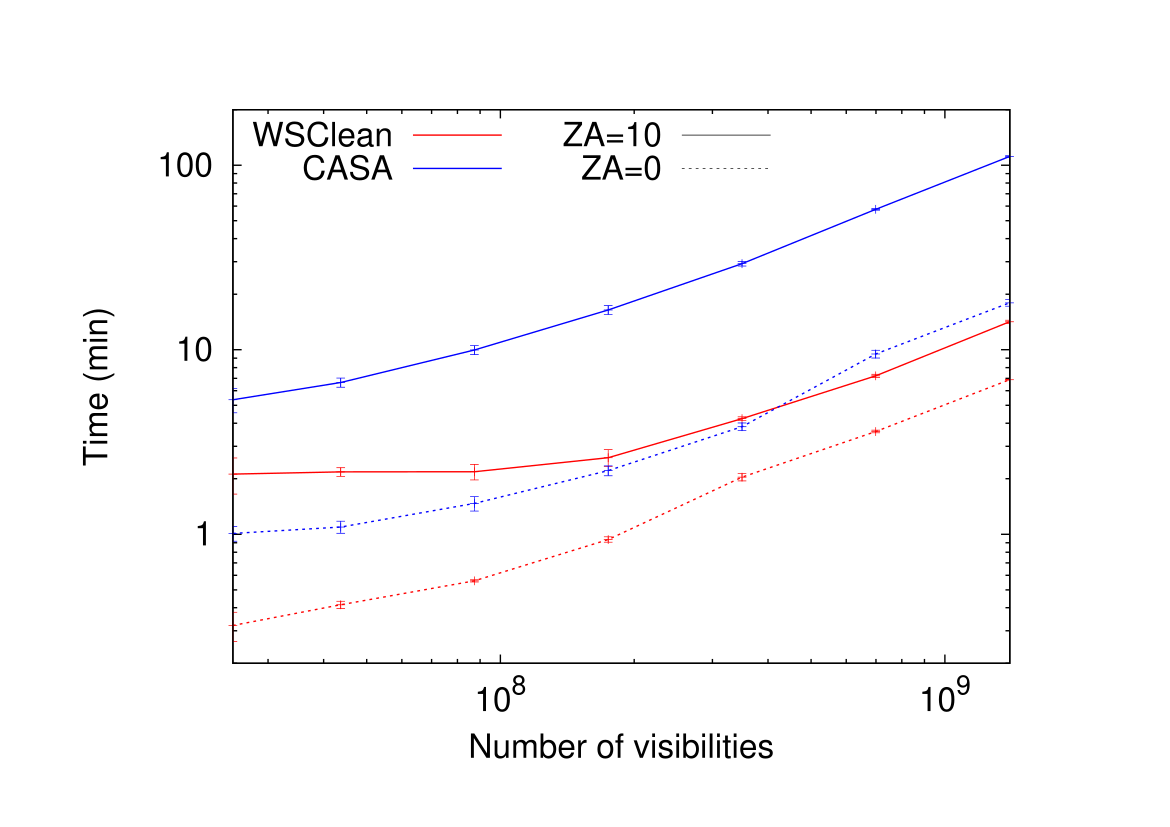

Write gnuplot code to recreate this figure.
set terminal postscript enhanced color font 'Helvetica,24'
set logscale xy
set xrange [25:1400]
set yrange [0.2:200]
set xtics ("" 20 1, "" 30 1, "" 40 1, "" 50 1, "" 60 1, "" 70 1, "" 80 1, "" 90 1, "10^8" 100, "" 200 1, "" 300 1, "" 400 1, "" 500 1, "" 600 1, "" 700 1, "" 800 1, "" 900 1, "10^9" 1000, "" 2000 1)
set output "nsamples.ps"
set key top left vertical maxrows 2
set xlabel "Number of visibilities"
set ylabel "Time (min)"
plot "timings-ZA010-nsamples-wsc.txt" using 2:(column(3)/60) with lines lw 2.0 lt 1 lc 1 title "WSClean", \
     "timings-ZA010-nsamples-wsc.txt" using 2:(column(3)/60):(column(4)*5/60) with errorbars lt 1 lc 1 title "", \
     "timings-ZA010-nsamples-casa.txt" using 2:(column(3)/60) with lines lw 2.0 lt 1 lc 3 title "CASA", \
     "timings-ZA010-nsamples-casa.txt" using 2:(column(3)/60):(column(4)*5/60) with errorbars lt 1 lc 3 title "", \
     "timings-zenith-nsamples-wsc.txt" using 2:(column(3)/60) with lines lw 2.0 lt 3 lc 1 title "", \
     "timings-zenith-nsamples-wsc.txt" using 2:(column(3)/60):(column(4)*5/60) with errorbars lt 1 lc 1 title "", \
     "timings-zenith-nsamples-casa.txt" using 2:(column(3)/60) with lines lw 2.0 lt 3 lc 3 title "", \
     "timings-zenith-nsamples-casa.txt" using 2:(column(3)/60):(column(4)*5/60) with errorbars lt 1 lc 3 title "", \
		 NaN lt 1 lc rgb "#000000" title "ZA=10", NaN lt 3 lc rgb "#000000" title "ZA=0"
